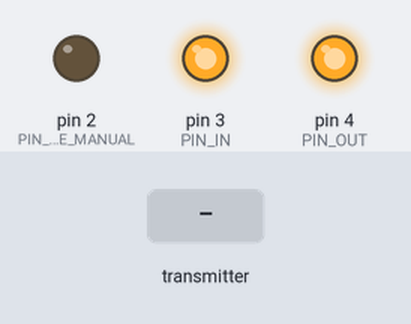
Bench run of a program on a simulated Arduino Pro Mini, built with avr-gcc and run on an emulated ATmega328P. Parts: output pins drawn as LEDs (lit = HIGH). The inputs (shaded band) are chosen by the test bench. No radio packets arrive unless stated.

Above: at 1.2 s.
1.3 s: the transmitter starts sending payload.2 = 255
At 2.5 s:
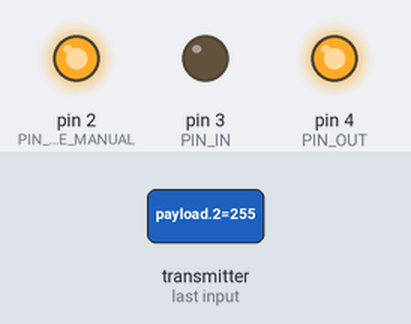
2.8 s: the transmitter starts sending payload.2 = 0
At 3.7 s:
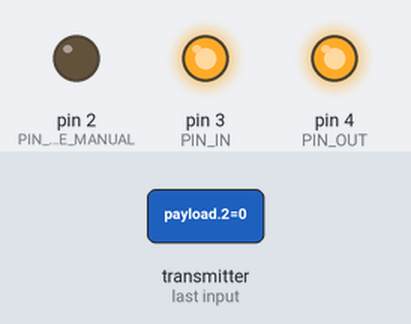
Timing chart, 0 to 5.8 s (numbered marks = the images above; inputs shaded):
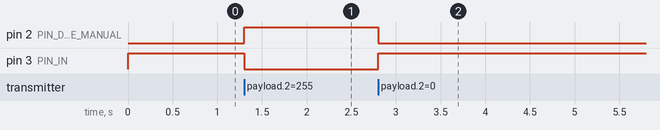

The program:

main.cpp
```cpp
#include <Arduino.h>
#include <RF24.h>

#define PIN_DISABLE_MANUAL 2
#define PIN_IN 3
#define PIN_OUT 4

uint8_t address[6] = {0x19, 0x97, 0x7d, 0xf0, 0xdd, 0x7d};

RF24 radio(9, 10, 4000000);

void setup() {
  digitalWrite(PIN_DISABLE_MANUAL, LOW);
  digitalWrite(PIN_IN, HIGH);
  digitalWrite(PIN_OUT, HIGH);

  pinMode(PIN_DISABLE_MANUAL, OUTPUT);
  pinMode(PIN_IN, OUTPUT);
  pinMode(PIN_OUT, OUTPUT);

  radio.begin();
  radio.setRadiation(RF24_PA_LOW, RF24_250KBPS);
  radio.setChannel(113);
  radio.setPayloadSize(3);
  radio.openReadingPipe(1, address);
  radio.startListening();
}

void loop() {
  uint8_t pipe;
  static uint32_t last;
  static bool on = false;
  uint32_t now = millis();

  if (radio.available(&pipe)) {
    uint8_t bytes = radio.getPayloadSize();
    uint8_t payload[3];
    radio.read(&payload, bytes > 3 ? 3 : bytes);

    if (payload[2] & 0x01) {
      digitalWrite(PIN_DISABLE_MANUAL, HIGH);
      digitalWrite(PIN_IN, LOW);
      digitalWrite(PIN_OUT, HIGH);
      on = true;
    } else if (payload[2] & 0x02) {
      digitalWrite(PIN_DISABLE_MANUAL, HIGH);
      digitalWrite(PIN_IN, HIGH);
      digitalWrite(PIN_OUT, LOW);
      on = true;
    } else {
      digitalWrite(PIN_IN, HIGH);
      digitalWrite(PIN_OUT, HIGH);
      digitalWrite(PIN_DISABLE_MANUAL, LOW);
      on = false;
    }

    last = now;
  }

  if (on && now - last > 1000) {
    on = false;
    digitalWrite(PIN_IN, HIGH);
    digitalWrite(PIN_OUT, HIGH);
    digitalWrite(PIN_DISABLE_MANUAL, LOW);
  }
}
```

Measured:
- after the input at 1.3 s, pin 2 (PIN_DISABLE_MANUAL): LOW → HIGH at once; pin 3 (PIN_IN): HIGH → LOW at once
- after the input at 2.8 s, pin 2 (PIN_DISABLE_MANUAL): HIGH → LOW at once; pin 3 (PIN_IN): LOW → HIGH at once
